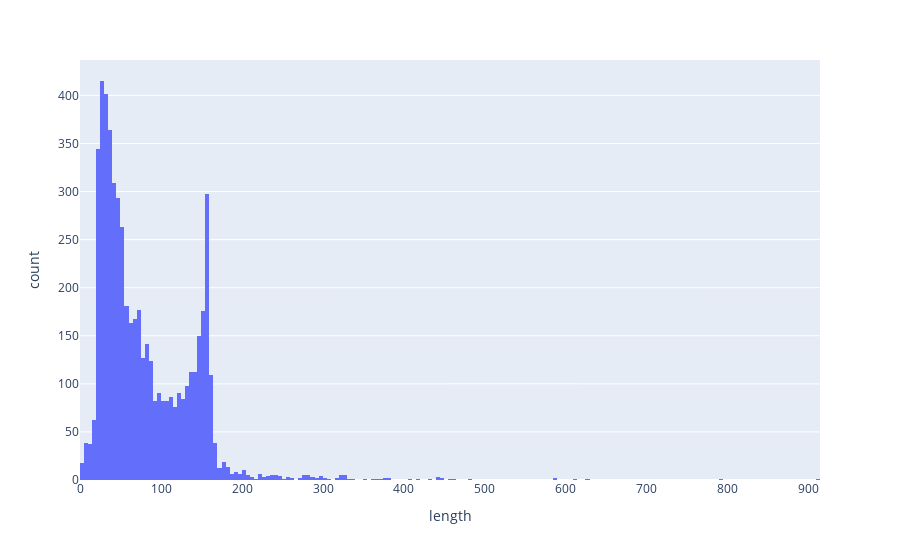

The code cell stored with this chart in its notebook:
### Code cell
px.histogram(messages_df, x=messages_df['length'])

### Figure 1 — Plotly figure (JSON) as saved in the notebook; plotly's stock layout.template omitted (floating-point values rounded to 4 significant figures; data arrays with more than 128 entries replaced by an {"elided": "..."} marker saying what was removed)
{"data": [{"alignmentgroup": "True", "bingroup": "x", "hovertemplate": "length=%{x}<br>count=%{y}<extra></extra>", "legendgroup": "", "marker": {"color": "#636efa"}, "name": "", "offsetgroup": "", "orientation": "v", "showlegend": false, "type": "histogram", "x": {"elided": "5572 int values"}, "xaxis": "x", "yaxis": "y"}], "layout": {"barmode": "relative", "legend": {"tracegroupgap": 0}, "margin": {"t": 60}, "xaxis": {"anchor": "y", "domain": [0, 1], "title": {"text": "length"}}, "yaxis": {"anchor": "x", "domain": [0, 1], "title": {"text": "count"}}}}
